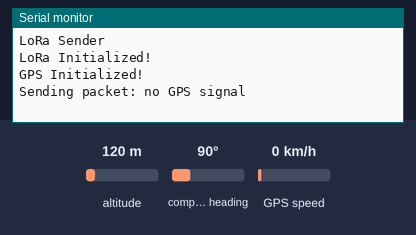
Bench run of a sketch on a simulated ESP32. Parts: the last lines printed to the serial monitor. The test bench sets the inputs (shaded band); at power-on: altitude 120 m, GPS speed 0 km/h, compass heading 90°. The GPS gets a fix after 3 s at 37.7749, -122.4194 with 8 satellites; no radio packets arrive unless stated.

Above: at 2.2 s.
2.3 s: altitude set to 20 m
At 5.5 s:
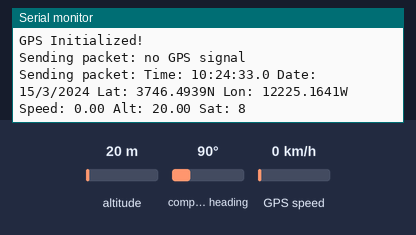
7.5 s: GPS speed set to 2 km/h
At 8.6 s:
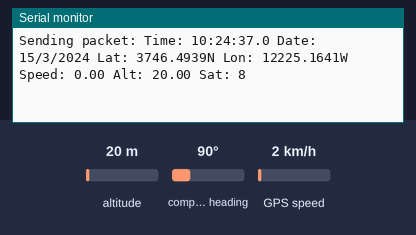
10.5 s: altitude set to 250 m
At 12.9 s:
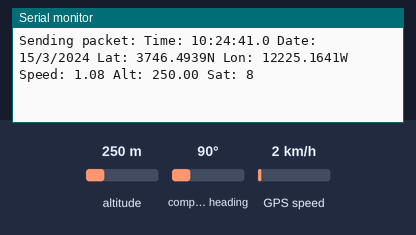
Timing chart, 0 to 14.4 s (numbered marks = the images above; inputs shaded):
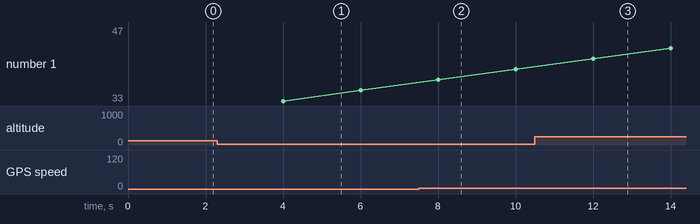

The sketch:

lora_sender_gps.ino
```cpp
#include <SPI.h>
#include <LoRa.h>
#include <Adafruit_GPS.h>

// LoRa pins for ESP32
#define LORA_CS 47     // NSS (CS) pin
#define LORA_RST 21   // RST pin
#define LORA_IRQ 14   // DIO0 pin

// LoRa pins
// #define LORA_CS 5     // NSS (CS) pin
// #define LORA_RST 14   // RST pin
// #define LORA_IRQ 4   // DIO0 pin

// Use hardware serial port 1 for GPS (ESP32 has multiple hardware UARTs)
#define GPS_RX 16  // Connect to GPS TX
#define GPS_TX 17  // Connect to GPS RX
HardwareSerial gpsSerial(1);  // Use UART1 for GPS
Adafruit_GPS GPS(&gpsSerial);

// Set GPSECHO to 'false' to turn off echoing the GPS data to the Serial console
#define GPSECHO  true

int counter = 0;

void setup() {
  // Initialize serial ports
  Serial.begin(115200);
  // while (!Serial);

  // LoRa setup
  Serial.println("LoRa Sender");
  // SPI.begin(36, 35, 48, 47);
  LoRa.setPins(LORA_CS, LORA_RST, LORA_IRQ);

  int retries = 10;  // Set a limit for retries
  while (!LoRa.begin(915E6) && retries > 0) {
    Serial.println("Initializing LoRa...");
    delay(500);
    retries--;
  }

  if (retries == 0) {
    Serial.println("LoRa initialization failed.");
    while (1);  // Stop the program if initialization fails
  }
  LoRa.setTxPower(19, PA_OUTPUT_PA_BOOST_PIN);
  // LoRa.setTxPower(23, false);
  LoRa.setSyncWord(0xF3);
  Serial.println("LoRa Initialized!");

  // GPS setup
  gpsSerial.begin(9600, SERIAL_8N1, GPS_RX, GPS_TX);  // Initialize GPS with pins
  GPS.begin(9600);  // Initialize GPS at 9600 baud
  GPS.sendCommand(PMTK_SET_NMEA_OUTPUT_RMCGGA);  // Output RMC and GGA data
  GPS.sendCommand(PMTK_SET_NMEA_UPDATE_1HZ);     // 1 Hz update rate
  GPS.sendCommand(PGCMD_ANTENNA);                // Request updates on antenna status

  delay(1000);
  gpsSerial.println(PMTK_Q_RELEASE);  // Ask for firmware version

  Serial.println("GPS Initialized!");
}

uint32_t timer = millis();

void loop() {
  // Read data from GPS module
  char c = GPS.read();
  if ((c) && (GPSECHO)) Serial.write(c);

  if (GPS.newNMEAreceived()) {
    if (!GPS.parse(GPS.lastNMEA())) {
      return;  // Fail to parse, so we wait for the next sentence
    }
  }

  // Every 2 seconds, read GPS data and send it over LoRa
  if (millis() - timer > 2000) {
    timer = millis();  // Reset timer

    // If there's a valid GPS fix, send the data
    if (GPS.fix) {
      String gpsData = formatGPSData();  // Get formatted GPS data
      sendLoRaPacket(gpsData);  // Send it via LoRa
    } else{
      String noGPS = "no GPS signal";
      sendLoRaPacket(noGPS);
    }
  }
}

// Function to format GPS data into a string for sending over LoRa
String formatGPSData() {
  String data = "";
  data += "Time: ";
  if (GPS.hour < 10) { data += '0'; }
  data += String(GPS.hour) + ":";
  if (GPS.minute < 10) { data += '0'; }
  data += String(GPS.minute) + ":";
  if (GPS.seconds < 10) { data += '0'; }
  data += String(GPS.seconds) + "." + String(GPS.milliseconds);

  data += " Date: " + String(GPS.day) + "/" + String(GPS.month) + "/20" + String(GPS.year);

  data += " Lat: " + String(GPS.latitude, 4) + GPS.lat;
  data += " Lon: " + String(GPS.longitude, 4) + GPS.lon;

  data += " Speed: " + String(GPS.speed);
  data += " Alt: " + String(GPS.altitude);
  data += " Sat: " + String((int)GPS.satellites);

  return data;  // Return the formatted string
}

// Function to send a LoRa packet
void sendLoRaPacket(String data) {
  Serial.print("Sending packet: ");
  Serial.println(data);

  LoRa.beginPacket();
  LoRa.print(data);
  LoRa.endPacket();

  delay(1000);  // Wait a second before sending the next packet
}
```

Measured:
- after the input at 2.3 s, the serial monitor: prints a new line after 1.7 s (image 1)
- after the input at 10.5 s, the serial monitor: prints a new line after 1.5 s (image 3)
